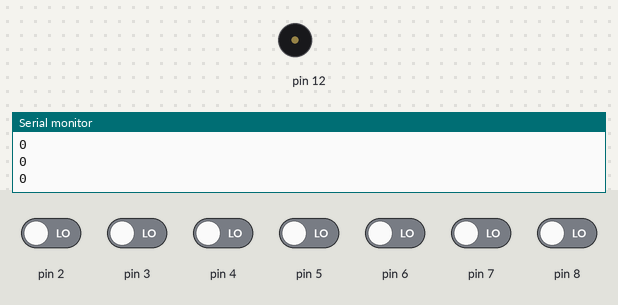
This sketch was run on a simulated Arduino Uno, built with avr-gcc and run on an emulated ATmega328P. On the bench: buzzer (waves = sounding), the last lines printed to the serial monitor. The inputs (shaded band) are chosen by the test bench; at power-on: pin 2–8 LOW.

Above: at 1.2 s.
1.3 s: pin 2 driven HIGH
At 2.7 s:
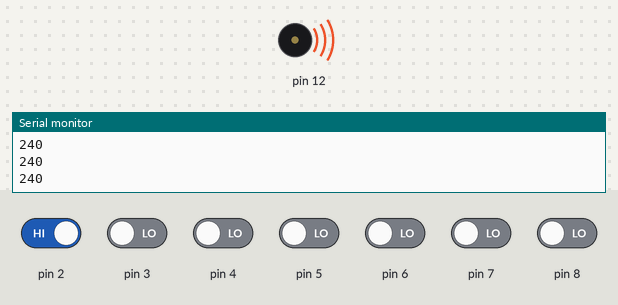
Timing chart, 0 to 4.3 s (numbered marks = the images above; inputs shaded):
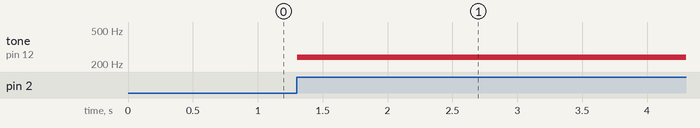

Measured:
- after the input at 1.3 s, tone on pin 12: silent → 240 Hz at once

The sketch:

piano.ino
```cpp
int x;
int y=500;    //delay for tones
void setup()
{
 pinMode(12,OUTPUT);
 pinMode(2,INPUT);
 pinMode(3,INPUT);
 pinMode(4,INPUT);
 pinMode(5,INPUT);
 pinMode(6,INPUT);
 pinMode(7,INPUT);
 pinMode(8,INPUT);
 Serial.begin(9600);
}

void loop()
{
  x=0;
if(digitalRead(2)==HIGH)
{
  x=240;
 tone(12,x,y);
}
else if(digitalRead(3)==HIGH)
{
  x=270;
  tone(12,x,y);
}
else if(digitalRead(4)==HIGH)
{
  x=300;
  tone(12,x,y);
}
else if(digitalRead(5)==HIGH)
{
  x=320;
  tone(12,x,y);
}
else if(digitalRead(6)==HIGH)
{
  x=360;
  tone(12,x,y);
}
else if(digitalRead(7)==HIGH)
{
  x=400;
  tone(12,x,y);
}
else if(digitalRead(8)==HIGH)
{
  x=450;
  tone(12,x,y);
}
Serial.println(x);
}
```
